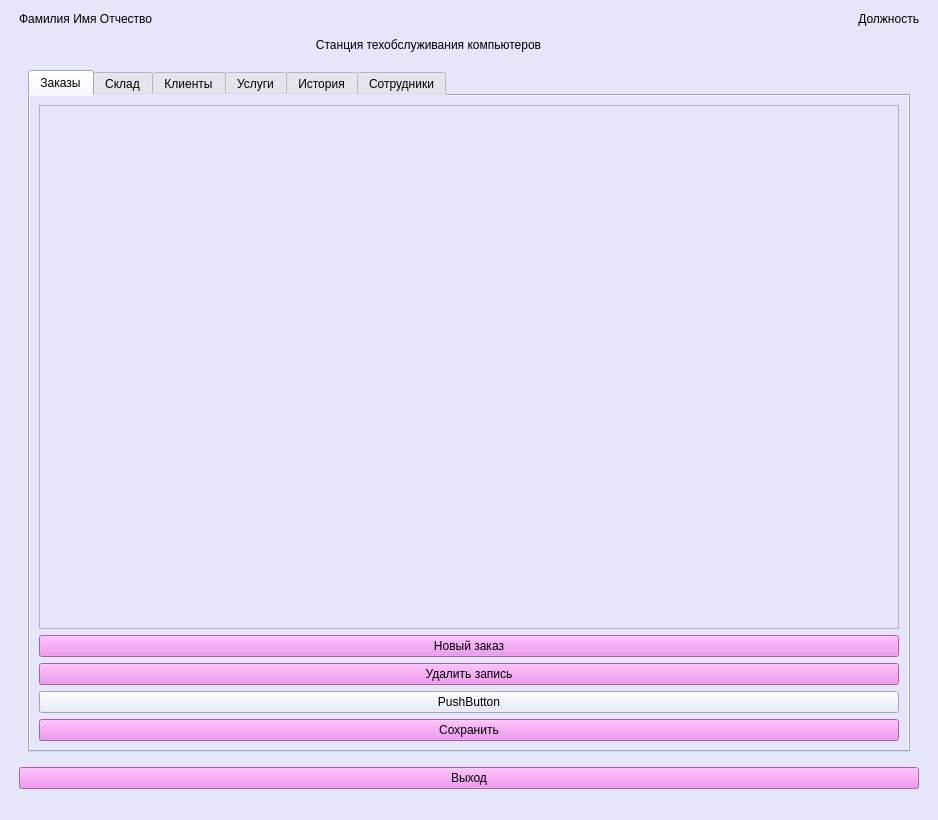
<?xml version="1.0" encoding="UTF-8"?>
<ui version="4.0">
 <class>MainWindow</class>
 <widget class="QMainWindow" name="MainWindow">
  <property name="geometry">
   <rect>
    <x>0</x>
    <y>0</y>
    <width>938</width>
    <height>820</height>
   </rect>
  </property>
  <property name="windowTitle">
   <string>MainWindow</string>
  </property>
  <property name="styleSheet">
   <string notr="true">background-color: rgb(230, 230, 250);</string>
  </property>
  <widget class="QWidget" name="centralwidget">
   <layout class="QGridLayout" name="gridLayout">
    <item row="0" column="0">
     <layout class="QVBoxLayout" name="verticalLayout">
      <item>
       <layout class="QHBoxLayout" name="horizontalLayout">
        <item>
         <spacer name="horizontalSpacer_2">
          <property name="orientation">
           <enum>Qt::Horizontal</enum>
          </property>
          <property name="sizeType">
           <enum>QSizePolicy::Fixed</enum>
          </property>
          <property name="sizeHint" stdset="0">
           <size>
            <width>10</width>
            <height>20</height>
           </size>
          </property>
         </spacer>
        </item>
        <item>
         <widget class="QLabel" name="label_fio">
          <property name="text">
           <string>Фамилия Имя Отчество</string>
          </property>
         </widget>
        </item>
        <item>
         <widget class="QLabel" name="label_pos">
          <property name="text">
           <string>Должность</string>
          </property>
          <property name="alignment">
           <set>Qt::AlignRight|Qt::AlignTrailing|Qt::AlignVCenter</set>
          </property>
         </widget>
        </item>
        <item>
         <spacer name="horizontalSpacer">
          <property name="orientation">
           <enum>Qt::Horizontal</enum>
          </property>
          <property name="sizeType">
           <enum>QSizePolicy::Fixed</enum>
          </property>
          <property name="sizeHint" stdset="0">
           <size>
            <width>10</width>
            <height>20</height>
           </size>
          </property>
         </spacer>
        </item>
       </layout>
      </item>
      <item>
       <layout class="QHBoxLayout" name="horizontalLayout_4">
        <item>
         <spacer name="horizontalSpacer_8">
          <property name="orientation">
           <enum>Qt::Horizontal</enum>
          </property>
          <property name="sizeType">
           <enum>QSizePolicy::Fixed</enum>
          </property>
          <property name="sizeHint" stdset="0">
           <size>
            <width>10</width>
            <height>20</height>
           </size>
          </property>
         </spacer>
        </item>
        <item>
         <widget class="QLabel" name="label_6">
          <property name="text">
           <string>Станция техобслуживания компьютеров</string>
          </property>
          <property name="alignment">
           <set>Qt::AlignCenter</set>
          </property>
         </widget>
        </item>
        <item>
         <widget class="QLabel" name="label_8">
          <property name="maximumSize">
           <size>
            <width>75</width>
            <height>75</height>
           </size>
          </property>
          <property name="text">
           <string/>
          </property>
          <property name="pixmap">
           <pixmap>../images/logo.png</pixmap>
          </property>
          <property name="scaledContents">
           <bool>true</bool>
          </property>
          <property name="alignment">
           <set>Qt::AlignCenter</set>
          </property>
         </widget>
        </item>
        <item>
         <spacer name="horizontalSpacer_7">
          <property name="orientation">
           <enum>Qt::Horizontal</enum>
          </property>
          <property name="sizeType">
           <enum>QSizePolicy::Fixed</enum>
          </property>
          <property name="sizeHint" stdset="0">
           <size>
            <width>10</width>
            <height>20</height>
           </size>
          </property>
         </spacer>
        </item>
       </layout>
      </item>
      <item>
       <layout class="QGridLayout" name="gridLayout_2">
        <item row="0" column="0">
         <layout class="QHBoxLayout" name="horizontalLayout_2">
          <item>
           <spacer name="horizontalSpacer_3">
            <property name="orientation">
             <enum>Qt::Horizontal</enum>
            </property>
            <property name="sizeType">
             <enum>QSizePolicy::Fixed</enum>
            </property>
            <property name="sizeHint" stdset="0">
             <size>
              <width>10</width>
              <height>20</height>
             </size>
            </property>
           </spacer>
          </item>
          <item>
           <widget class="QStackedWidget" name="stackedWidget">
            <property name="currentIndex">
             <number>0</number>
            </property>
            <widget class="QWidget" name="admin_page">
             <layout class="QGridLayout" name="gridLayout_3">
              <item row="0" column="0">
               <widget class="QTabWidget" name="admin_tab">
                <property name="styleSheet">
                 <string notr="true"/>
                </property>
                <property name="currentIndex">
                 <number>0</number>
                </property>
                <widget class="QWidget" name="admin_orders_tab">
                 <attribute name="title">
                  <string>Заказы</string>
                 </attribute>
                 <layout class="QGridLayout" name="gridLayout_4">
                  <item row="3" column="0">
                   <widget class="QPushButton" name="del_ord_btn">
                    <property name="styleSheet">
                     <string notr="true">background-color: rgb(238, 130, 238);</string>
                    </property>
                    <property name="text">
                     <string>Удалить запись</string>
                    </property>
                   </widget>
                  </item>
                  <item row="5" column="0">
                   <widget class="QPushButton" name="save_ord_btn">
                    <property name="styleSheet">
                     <string notr="true">background-color: rgb(238, 130, 238);</string>
                    </property>
                    <property name="text">
                     <string>Сохранить</string>
                    </property>
                   </widget>
                  </item>
                  <item row="0" column="0">
                   <widget class="QTableWidget" name="order_table">
                    <attribute name="horizontalHeaderStretchLastSection">
                     <bool>true</bool>
                    </attribute>
                   </widget>
                  </item>
                  <item row="1" column="0">
                   <widget class="QPushButton" name="add_ord_btn">
                    <property name="styleSheet">
                     <string notr="true">background-color: rgb(238, 130, 238);</string>
                    </property>
                    <property name="text">
                     <string>Новый заказ</string>
                    </property>
                   </widget>
                  </item>
                  <item row="4" column="0">
                   <widget class="QPushButton" name="upd_ord_btn">
                    <property name="text">
                     <string>PushButton</string>
                    </property>
                   </widget>
                  </item>
                 </layout>
                </widget>
                <widget class="QWidget" name="admin_warehouse_tab">
                 <attribute name="title">
                  <string>Склад</string>
                 </attribute>
                 <layout class="QGridLayout" name="gridLayout_9">
                  <item row="1" column="0">
                   <widget class="QPushButton" name="del_wh_btn">
                    <property name="styleSheet">
                     <string notr="true">background-color: rgb(238, 130, 238);</string>
                    </property>
                    <property name="text">
                     <string>Удалить запись</string>
                    </property>
                   </widget>
                  </item>
                  <item row="0" column="0">
                   <widget class="QTableWidget" name="wh_table">
                    <attribute name="horizontalHeaderStretchLastSection">
                     <bool>true</bool>
                    </attribute>
                   </widget>
                  </item>
                  <item row="2" column="0">
                   <widget class="QPushButton" name="save_wh_btn">
                    <property name="styleSheet">
                     <string notr="true">background-color: rgb(238, 130, 238);</string>
                    </property>
                    <property name="text">
                     <string>Сохранить</string>
                    </property>
                   </widget>
                  </item>
                 </layout>
                </widget>
                <widget class="QWidget" name="admin_clients_tab">
                 <attribute name="title">
                  <string>Клиенты</string>
                 </attribute>
                 <layout class="QGridLayout" name="gridLayout_7">
                  <item row="0" column="0">
                   <widget class="QTableWidget" name="client_table">
                    <attribute name="horizontalHeaderStretchLastSection">
                     <bool>true</bool>
                    </attribute>
                   </widget>
                  </item>
                  <item row="1" column="0">
                   <widget class="QPushButton" name="del_cl_btn">
                    <property name="styleSheet">
                     <string notr="true">background-color: rgb(238, 130, 238);</string>
                    </property>
                    <property name="text">
                     <string>Удалить запись</string>
                    </property>
                   </widget>
                  </item>
                  <item row="2" column="0">
                   <widget class="QPushButton" name="save_cl_btn">
                    <property name="styleSheet">
                     <string notr="true">background-color: rgb(238, 130, 238);</string>
                    </property>
                    <property name="text">
                     <string>Сохранить</string>
                    </property>
                   </widget>
                  </item>
                 </layout>
                </widget>
                <widget class="QWidget" name="admin_services_tab">
                 <attribute name="title">
                  <string>Услуги</string>
                 </attribute>
                 <layout class="QGridLayout" name="gridLayout_6">
                  <item row="0" column="0">
                   <widget class="QTableWidget" name="service_table">
                    <attribute name="horizontalHeaderStretchLastSection">
                     <bool>true</bool>
                    </attribute>
                    <column>
                     <property name="text">
                      <string>ID Услуги</string>
                     </property>
                    </column>
                    <column>
                     <property name="text">
                      <string>Название услуги</string>
                     </property>
                    </column>
                    <column>
                     <property name="text">
                      <string>Стоимость, руб.</string>
                     </property>
                    </column>
                   </widget>
                  </item>
                  <item row="1" column="0">
                   <widget class="QPushButton" name="del_serv_btn">
                    <property name="styleSheet">
                     <string notr="true">background-color: rgb(238, 130, 238);</string>
                    </property>
                    <property name="text">
                     <string>Удалить запись</string>
                    </property>
                   </widget>
                  </item>
                  <item row="2" column="0">
                   <widget class="QPushButton" name="save_serv_btn">
                    <property name="styleSheet">
                     <string notr="true">background-color: rgb(238, 130, 238);</string>
                    </property>
                    <property name="text">
                     <string>Сохранить</string>
                    </property>
                   </widget>
                  </item>
                 </layout>
                </widget>
                <widget class="QWidget" name="admin_history_tab">
                 <attribute name="title">
                  <string>История</string>
                 </attribute>
                 <layout class="QGridLayout" name="gridLayout_10">
                  <item row="0" column="0">
                   <widget class="QTableWidget" name="history_table">
                    <attribute name="horizontalHeaderStretchLastSection">
                     <bool>true</bool>
                    </attribute>
                   </widget>
                  </item>
                  <item row="1" column="0">
                   <widget class="QLabel" name="label_hist">
                    <property name="font">
                     <font>
                      <pointsize>20</pointsize>
                     </font>
                    </property>
                    <property name="text">
                     <string>Нет доступа</string>
                    </property>
                    <property name="alignment">
                     <set>Qt::AlignCenter</set>
                    </property>
                   </widget>
                  </item>
                 </layout>
                </widget>
                <widget class="QWidget" name="admin_employees_tab">
                 <attribute name="title">
                  <string>Сотрудники</string>
                 </attribute>
                 <layout class="QGridLayout" name="gridLayout_8">
                  <item row="1" column="0">
                   <widget class="QPushButton" name="del_empl_btn">
                    <property name="styleSheet">
                     <string notr="true">background-color: rgb(238, 130, 238);</string>
                    </property>
                    <property name="text">
                     <string>Удалить запись</string>
                    </property>
                   </widget>
                  </item>
                  <item row="0" column="0">
                   <widget class="QTableWidget" name="empl_table"/>
                  </item>
                  <item row="2" column="0">
                   <widget class="QPushButton" name="save_empl_btn">
                    <property name="styleSheet">
                     <string notr="true">background-color: rgb(238, 130, 238);</string>
                    </property>
                    <property name="text">
                     <string>Сохранить</string>
                    </property>
                   </widget>
                  </item>
                  <item row="3" column="0">
                   <widget class="QLabel" name="label_emp">
                    <property name="font">
                     <font>
                      <pointsize>20</pointsize>
                     </font>
                    </property>
                    <property name="text">
                     <string>Нет доступа</string>
                    </property>
                    <property name="alignment">
                     <set>Qt::AlignCenter</set>
                    </property>
                   </widget>
                  </item>
                 </layout>
                </widget>
               </widget>
              </item>
             </layout>
            </widget>
            <widget class="QWidget" name="seller_page">
             <layout class="QGridLayout" name="gridLayout_5">
              <item row="0" column="0">
               <widget class="QTabWidget" name="tabWidget_2">
                <property name="currentIndex">
                 <number>0</number>
                </property>
                <widget class="QWidget" name="tab">
                 <attribute name="title">
                  <string>Tab 1</string>
                 </attribute>
                </widget>
                <widget class="QWidget" name="tab_2">
                 <attribute name="title">
                  <string>Tab 2</string>
                 </attribute>
                </widget>
               </widget>
              </item>
             </layout>
            </widget>
           </widget>
          </item>
          <item>
           <spacer name="horizontalSpacer_4">
            <property name="orientation">
             <enum>Qt::Horizontal</enum>
            </property>
            <property name="sizeType">
             <enum>QSizePolicy::Fixed</enum>
            </property>
            <property name="sizeHint" stdset="0">
             <size>
              <width>10</width>
              <height>20</height>
             </size>
            </property>
           </spacer>
          </item>
         </layout>
        </item>
        <item row="1" column="0">
         <layout class="QHBoxLayout" name="horizontalLayout_3">
          <item>
           <spacer name="horizontalSpacer_5">
            <property name="orientation">
             <enum>Qt::Horizontal</enum>
            </property>
            <property name="sizeType">
             <enum>QSizePolicy::Fixed</enum>
            </property>
            <property name="sizeHint" stdset="0">
             <size>
              <width>10</width>
              <height>20</height>
             </size>
            </property>
           </spacer>
          </item>
          <item>
           <widget class="QPushButton" name="exit_btn">
            <property name="styleSheet">
             <string notr="true">background-color: rgb(238, 130, 238);</string>
            </property>
            <property name="text">
             <string>Выход</string>
            </property>
           </widget>
          </item>
          <item>
           <spacer name="horizontalSpacer_6">
            <property name="orientation">
             <enum>Qt::Horizontal</enum>
            </property>
            <property name="sizeType">
             <enum>QSizePolicy::Fixed</enum>
            </property>
            <property name="sizeHint" stdset="0">
             <size>
              <width>10</width>
              <height>20</height>
             </size>
            </property>
           </spacer>
          </item>
         </layout>
        </item>
       </layout>
      </item>
     </layout>
    </item>
   </layout>
  </widget>
  <widget class="QMenuBar" name="menubar">
   <property name="geometry">
    <rect>
     <x>0</x>
     <y>0</y>
     <width>938</width>
     <height>21</height>
    </rect>
   </property>
  </widget>
  <widget class="QStatusBar" name="statusbar"/>
 </widget>
 <resources/>
 <connections/>
</ui>
